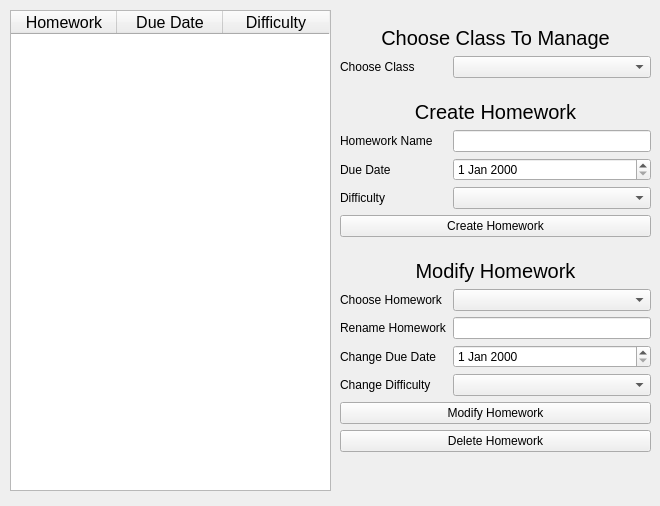
    <widget class="QWidget" name="homeworkView">
     <attribute name="title">
      <string>View Your Homework</string>
     </attribute>
     <widget class="QTableWidget" name="homeworkTable">
      <property name="geometry">
       <rect>
        <x>10</x>
        <y>10</y>
        <width>321</width>
        <height>481</height>
       </rect>
      </property>
      <property name="font">
       <font>
        <pointsize>12</pointsize>
       </font>
      </property>
      <property name="editTriggers">
       <set>QAbstractItemView::NoEditTriggers</set>
      </property>
      <attribute name="horizontalHeaderDefaultSectionSize">
       <number>106</number>
      </attribute>
      <column>
       <property name="text">
        <string>Homework</string>
       </property>
      </column>
      <column>
       <property name="text">
        <string>Due Date</string>
       </property>
      </column>
      <column>
       <property name="text">
        <string>Difficulty</string>
       </property>
      </column>
     </widget>
     <widget class="QWidget" name="formLayoutWidget">
      <property name="geometry">
       <rect>
        <x>340</x>
        <y>10</y>
        <width>311</width>
        <height>487</height>
       </rect>
      </property>
      <layout class="QFormLayout" name="formLayout">
       <item row="0" column="0" colspan="2">
        <spacer name="verticalSpacer_4">
         <property name="orientation">
          <enum>Qt::Vertical</enum>
         </property>
         <property name="sizeType">
          <enum>QSizePolicy::Fixed</enum>
         </property>
         <property name="sizeHint" stdset="0">
          <size>
           <width>20</width>
           <height>10</height>
          </size>
         </property>
        </spacer>
       </item>
       <item row="1" column="0" colspan="2">
        <widget class="QLabel" name="label_8">
         <property name="font">
          <font>
           <pointsize>15</pointsize>
           <underline>false</underline>
          </font>
         </property>
         <property name="text">
          <string>Choose Class To Manage</string>
         </property>
         <property name="alignment">
          <set>Qt::AlignCenter</set>
         </property>
        </widget>
       </item>
       <item row="2" column="0">
        <widget class="QLabel" name="chooseClassLabel">
         <property name="text">
          <string>Choose Class</string>
         </property>
        </widget>
       </item>
       <item row="2" column="1">
        <widget class="QComboBox" name="chooseClassComboBox"/>
       </item>
       <item row="3" column="0" colspan="2">
        <spacer name="verticalSpacer_6">
         <property name="orientation">
          <enum>Qt::Vertical</enum>
         </property>
         <property name="sizeType">
          <enum>QSizePolicy::Fixed</enum>
         </property>
         <property name="sizeHint" stdset="0">
          <size>
           <width>20</width>
           <height>10</height>
          </size>
         </property>
        </spacer>
       </item>
       <item row="4" column="0" colspan="2">
        <widget class="QLabel" name="label_6">
         <property name="font">
          <font>
           <pointsize>15</pointsize>
           <underline>false</underline>
          </font>
         </property>
         <property name="text">
          <string>Create Homework</string>
         </property>
         <property name="alignment">
          <set>Qt::AlignCenter</set>
         </property>
        </widget>
       </item>
       <item row="6" column="0">
        <widget class="QLabel" name="homeworkNameLabel">
         <property name="text">
          <string>Homework Name</string>
         </property>
        </widget>
       </item>
       <item row="6" column="1">
        <widget class="QLineEdit" name="homeworkNameLineEdit"/>
       </item>
       <item row="7" column="0">
        <widget class="QLabel" name="dueDateLabel">
         <property name="text">
          <string>Due Date</string>
         </property>
        </widget>
       </item>
       <item row="7" column="1">
        <widget class="QDateEdit" name="dueDateDateEdit"/>
       </item>
       <item row="8" column="0">
        <widget class="QLabel" name="difficultyLabel">
         <property name="text">
          <string>Difficulty</string>
         </property>
        </widget>
       </item>
       <item row="8" column="1">
        <widget class="QComboBox" name="difficultyComboBox"/>
       </item>
       <item row="9" column="0" colspan="2">
        <widget class="QPushButton" name="createHomeworkButton">
         <property name="text">
          <string>Create Homework</string>
         </property>
        </widget>
       </item>
       <item row="10" column="0" colspan="2">
        <spacer name="verticalSpacer_5">
         <property name="orientation">
          <enum>Qt::Vertical</enum>
         </property>
         <property name="sizeType">
          <enum>QSizePolicy::Fixed</enum>
         </property>
         <property name="sizeHint" stdset="0">
          <size>
           <width>20</width>
           <height>10</height>
          </size>
         </property>
        </spacer>
       </item>
       <item row="11" column="0" colspan="2">
        <widget class="QLabel" name="label_7">
         <property name="font">
          <font>
           <pointsize>15</pointsize>
           <underline>false</underline>
          </font>
         </property>
         <property name="text">
          <string>Modify Homework</string>
         </property>
         <property name="alignment">
          <set>Qt::AlignCenter</set>
         </property>
        </widget>
       </item>
       <item row="12" column="0">
        <widget class="QLabel" name="chooseHomeworkLabel">
         <property name="text">
          <string>Choose Homework</string>
         </property>
        </widget>
       </item>
       <item row="12" column="1">
        <widget class="QComboBox" name="chooseHomeworkComboBox"/>
       </item>
       <item row="13" column="0">
        <widget class="QLabel" name="renameHomeworkLabel">
         <property name="text">
          <string>Rename Homework</string>
         </property>
        </widget>
       </item>
       <item row="13" column="1">
        <widget class="QLineEdit" name="renameHomeworkLineEdit"/>
       </item>
       <item row="14" column="0">
        <widget class="QLabel" name="changeDueDateLabel">
         <property name="text">
          <string>Change Due Date</string>
         </property>
        </widget>
       </item>
       <item row="14" column="1">
        <widget class="QDateEdit" name="changeDueDateDateEdit"/>
       </item>
       <item row="15" column="0">
        <widget class="QLabel" name="changeDifficultyLabel">
         <property name="text">
          <string>Change Difficulty</string>
         </property>
        </widget>
       </item>
       <item row="15" column="1">
        <widget class="QComboBox" name="changeDifficultyComboBox"/>
       </item>
       <item row="16" column="0" colspan="2">
        <widget class="QPushButton" name="modifyHomeworkButton">
         <property name="text">
          <string>Modify Homework</string>
         </property>
        </widget>
       </item>
       <item row="17" column="0" colspan="2">
        <widget class="QPushButton" name="deleteHomeworkButton">
         <property name="text">
          <string>Delete Homework</string>
         </property>
        </widget>
       </item>
      </layout>
     </widget>
    </widget>
